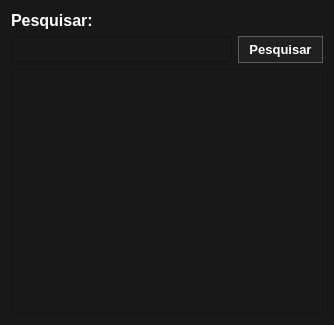
<?xml version="1.0" encoding="UTF-8"?>
<ui version="4.0">
 <class>RegistrarConsumo</class>
 <widget class="QDialog" name="RegistrarConsumo">
  <property name="geometry">
   <rect>
    <x>0</x>
    <y>0</y>
    <width>334</width>
    <height>325</height>
   </rect>
  </property>
  <property name="windowTitle">
   <string>Registrar Consumo</string>
  </property>
  <property name="styleSheet">
   <string notr="true">background-color: #181818;</string>
  </property>
  <layout class="QVBoxLayout" name="verticalLayout_2">
   <item>
    <layout class="QVBoxLayout" name="verticalLayout">
     <item>
      <widget class="QLabel" name="label">
       <property name="font">
        <font>
         <pointsize>12</pointsize>
         <bold>true</bold>
        </font>
       </property>
       <property name="styleSheet">
        <string notr="true">color: rgb(255, 255, 255);</string>
       </property>
       <property name="text">
        <string>Pesquisar:</string>
       </property>
      </widget>
     </item>
     <item>
      <layout class="QHBoxLayout" name="horizontalLayout">
       <item>
        <widget class="QLineEdit" name="lineEdit_Pesquisar">
         <property name="font">
          <font>
           <pointsize>11</pointsize>
           <bold>true</bold>
          </font>
         </property>
         <property name="styleSheet">
          <string notr="true">color: rgb(255, 255, 255);</string>
         </property>
        </widget>
       </item>
       <item>
        <widget class="QPushButton" name="pushButton_pesquisar">
         <property name="font">
          <font>
           <pointsize>10</pointsize>
           <bold>true</bold>
          </font>
         </property>
         <property name="cursor">
          <cursorShape>PointingHandCursor</cursorShape>
         </property>
         <property name="styleSheet">
          <string notr="true">QPushButton{
color:white;
background-color: rgb(32,32,32);;
border:1px solid rgb(92,92,92);
padding: 5px 10px;
}


QPushButton::hover{
	background-color: rgb(52,52,52);;
}</string>
         </property>
         <property name="text">
          <string>Pesquisar</string>
         </property>
        </widget>
       </item>
      </layout>
     </item>
    </layout>
   </item>
   <item>
    <widget class="QListWidget" name="listWidget_consumos">
     <property name="font">
      <font>
       <pointsize>12</pointsize>
       <bold>true</bold>
      </font>
     </property>
     <property name="styleSheet">
      <string notr="true">color: rgb(255, 255, 255);</string>
     </property>
    </widget>
   </item>
  </layout>
 </widget>
 <resources/>
 <connections>
  <connection>
   <sender>lineEdit_Pesquisar</sender>
   <signal>returnPressed()</signal>
   <receiver>pushButton_pesquisar</receiver>
   <slot>click()</slot>
   <hints>
    <hint type="sourcelabel">
     <x>109</x>
     <y>53</y>
    </hint>
    <hint type="destinationlabel">
     <x>315</x>
     <y>60</y>
    </hint>
   </hints>
  </connection>
 </connections>
</ui>
